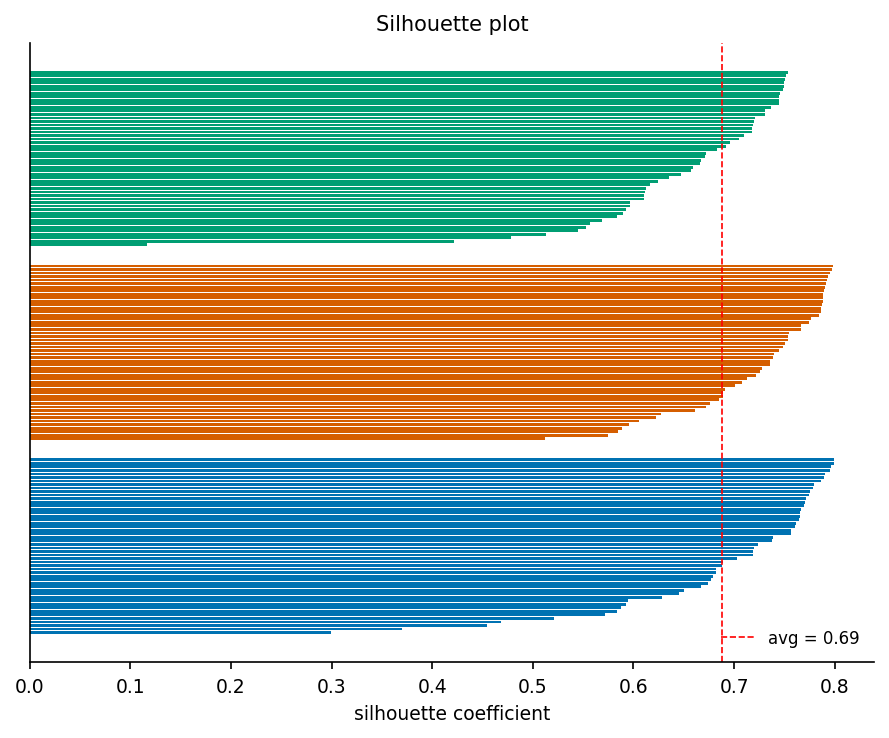

The Python source for this figure:
"""silhouette_plot: 聚类轮廓系数图."""
import sys, os; sys.path.insert(0, os.path.join(os.path.dirname(os.path.abspath(__file__)), '..', '..', '_utils', 'python'))
import numpy as np
import matplotlib.pyplot as plt
from scipy.spatial.distance import cdist
from theme import apply_theme
from palette import cycle

def make_figure(title='Silhouette plot'):
    apply_theme(fig_size=(6, 5))
    rng = np.random.default_rng(2)
    centers = np.array([[0, 0], [4, 4], [-3, 4]])
    n_per = 50
    X = np.vstack([rng.normal(c, 0.9, (n_per, 2)) for c in centers])
    labels = np.repeat(np.arange(3), n_per)
    # 轮廓
    D = cdist(X, X)
    sils = np.zeros(len(X))
    for i in range(len(X)):
        same = labels == labels[i]; same[i] = False
        a = D[i, same].mean()
        b = min(D[i, labels == k].mean() for k in range(3) if k != labels[i])
        sils[i] = (b - a) / max(a, b)
    fig, ax = plt.subplots()
    y = 0
    for k in range(3):
        s_k = np.sort(sils[labels == k])
        y_pos = np.arange(y, y + len(s_k))
        ax.barh(y_pos, s_k, color=cycle(k), edgecolor='none')
        y += len(s_k) + 5
    ax.axvline(sils.mean(), color='red', linestyle='--', linewidth=0.8,
               label=f'avg = {sils.mean():.2f}')
    ax.set_xlabel('silhouette coefficient'); ax.set_yticks([])
    ax.set_title(title); ax.legend()
    fig.tight_layout()
    return fig

if __name__ == '__main__':
    fig = make_figure(); fig.savefig(__file__.replace('.py', '.png'), dpi=150)
